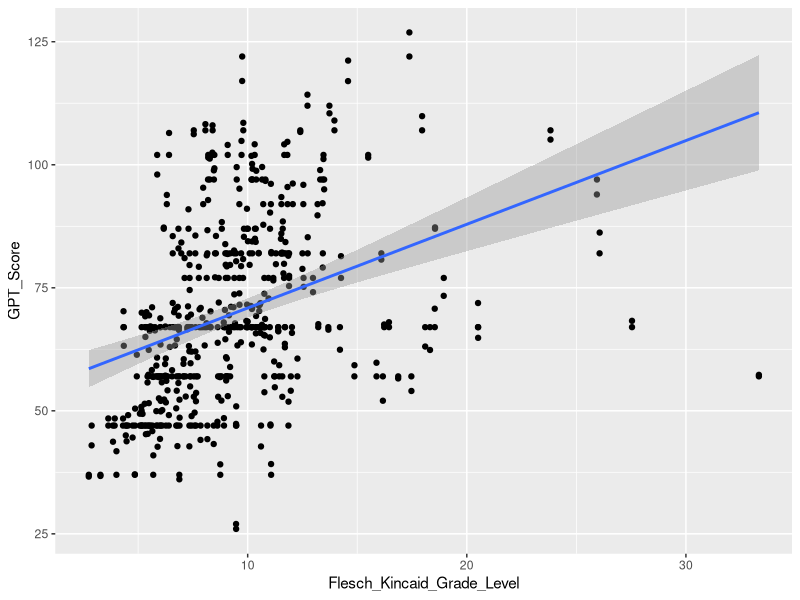
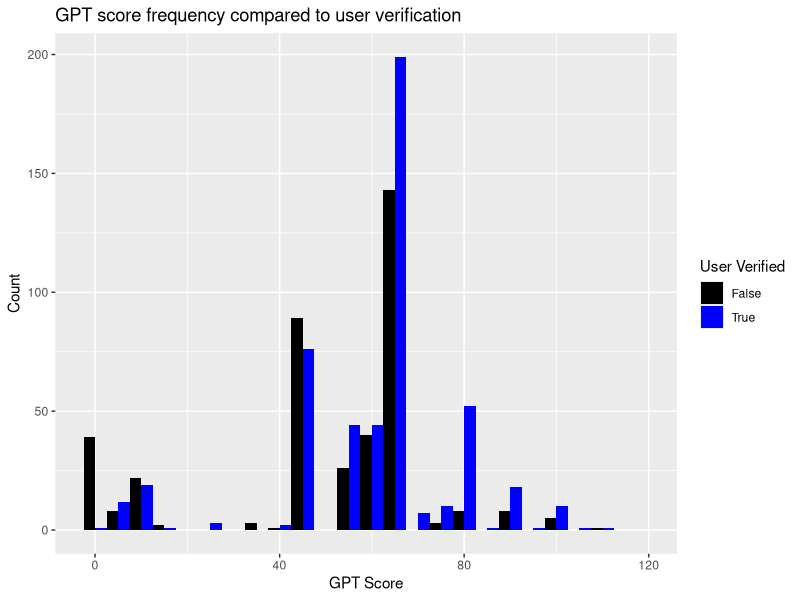

R code for these plots, in order:
## ---- chunk 1
library(ggplot2)
library(dplyr)
library(readr)
library(tidyverse)
## ---- chunk 2
benchmark <- read.csv("Benchmark.csv", header = TRUE)
tweets <- read.csv("BitcoinGPT.csv", header = TRUE)
## ---- chunk 3
ggplot(data = benchmark,
       mapping = aes(
         x = Flesch_Kincaid_Grade_Level,
         y = GPT_Score)) +
  geom_point()+
  geom_jitter(height=5)+
  geom_smooth(method = lm, formula = y ~ x, se = TRUE)
## ---- chunk 4
correlation <- cor(benchmark$Flesch_Kincaid_Grade_Level, benchmark$GPT_Score)
print(correlation)
## ---- chunk 5
df <- data.frame(tweets$user_verified, tweets$GPT_Score)
## ---- chunk 6
ggplot(df, aes(fill = tweets.user_verified, x = tweets.GPT_Score)) +
  geom_histogram(binwidth = 5, position = "dodge") +
  labs(title = "GPT score frequency compared to user verification", x = "GPT Score", y = "Count") +
  scale_fill_manual(name = "User Verified", values = c("black", "blue")) +
  coord_cartesian(ylim = c(NA, 350))+
  coord_cartesian(xlim = c(NA, 120))
## ---- chunk 7
#Average scores
average_scores <- aggregate(tweets.GPT_Score ~ tweets.user_verified, data = df, FUN = mean)
print(average_scores)

#Median scores
median_scores <- aggregate(tweets.GPT_Score ~ tweets.user_verified, data = df, FUN = median)
print(median_scores)
